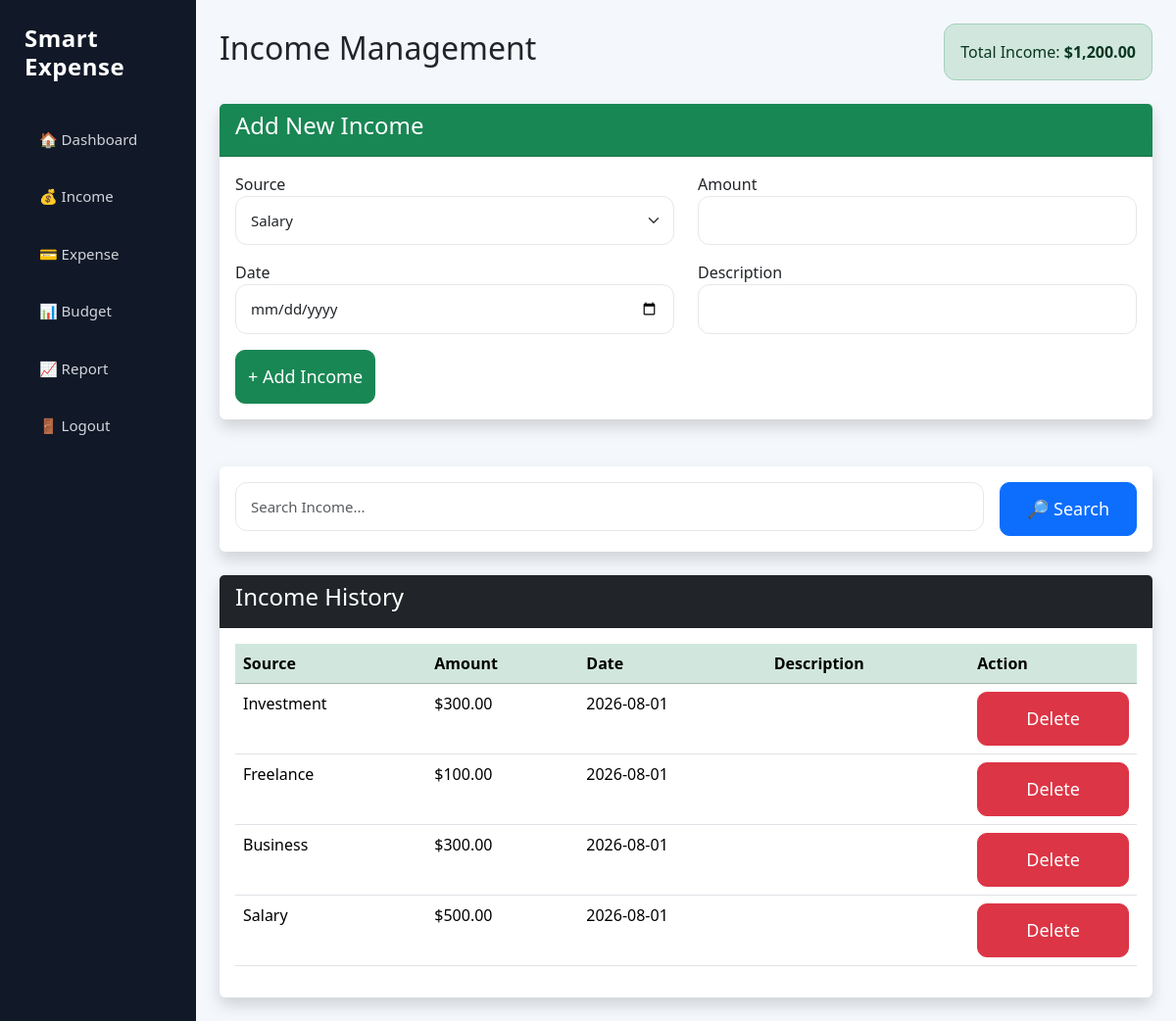
Screenshot of /income.php (signed in) with the database file from the repository.
### tables this page shows
CREATE TABLE `income` (
  `income_id` int(11) NOT NULL,
  `user_id` int(11) DEFAULT NULL,
  `source` varchar(100) DEFAULT NULL,
  `amount` decimal(10,2) DEFAULT NULL,
  `date` date DEFAULT NULL,
  `description` text DEFAULT NULL,
  `created_at` timestamp NOT NULL DEFAULT current_timestamp()
);

### income.php (the view, shortened to what this page needs)
<?php
include "config/database.php";
$search = "";
$user_id = $_SESSION['user_id'];
$total_query = "
SELECT SUM(amount) AS total_income
FROM income
WHERE user_id='$user_id'
";
$total_result = mysqli_query($conn,$total_query);
$total_data = mysqli_fetch_assoc($total_result);
$total_income = $total_data['total_income'] ?? 0;
$income_query = "
SELECT * FROM income
WHERE user_id='$user_id'
AND (
source LIKE '%$search%'
OR amount LIKE '%$search%'
OR date LIKE '%$search%'
OR description LIKE '%$search%'
)
ORDER BY income_id DESC
";
$income_result = mysqli_query($conn,$income_query);
?>
<!DOCTYPE html>
<html>
<head>
<link href="https://cdn.jsdelivr.net/npm/bootstrap@5.3.3/dist/css/bootstrap.min.css" rel="stylesheet">
<link rel="stylesheet" href="css/style.css">
</head>
<body>
<div class="container-fluid">
<div class="row">
<div class="col-md-3 col-lg-2 sidebar" id="sidebar">
<h4>
Smart Expense
</h4>
<a href="dashboard.php">
🏠 Dashboard
</a>
<a href="income.php">
💰 Income
</a>
<a href="expense.php">
💳 Expense
</a>
<a href="budget.php">
📊 Budget
</a>
<a href="reports.php">
📈 Report
</a>
<a href="logout.php">
🚪 Logout
</a>
</div>
<div class="col-md-9 col-lg-10 p-4">
<div class="d-flex justify-content-between align-items-center mb-4">
<h2>
Income Management
</h2>
<div class="alert alert-success mb-0">
Total Income:
<b>
$<?php echo number_format($total_income,2); ?>
</b>
</div>
</div>
<div class="card shadow border-0 mb-5">
<div class="card-header bg-success text-white">
<h4>
Add New Income
</h4>
</div>
<div class="card-body">
<form method="POST">
<div class="row">
<div class="col-md-6 mb-3">
<label>
Source
</label>
<select name="source" class="form-select">
<option>Salary</option>
</select>
</div>
<div class="col-md-6 mb-3">
<label>
Amount
</label>
<input type="number"
name="amount"
class="form-control"
required>
</div>
</div>
<div class="row">
<div class="col-md-6 mb-3">
<label>
Date
</label>
<input type="date"
name="date"
class="form-control"
required>
</div>
<div class="col-md-6 mb-3">
<label>
Description
</label>
<input type="text"
name="description"
class="form-control">
</div>
</div>
<button
name="add_income"
class="btn btn-success">
+ Add Income
</button>
</form>
</div>
</div>
<div class="card shadow border-0 mb-4">
<div class="card-body">
<form method="GET" class="row g-3">
<div class="col-md-10">
<input
type="text"
name="search"
class="form-control"
placeholder="Search Income..."
value="<?php echo $search; ?>">
</div>
<div class="col-md-2">
<button class="btn btn-primary w-100">
🔎 Search
</button>
</div>
</form>
</div>
</div>
<div class="card shadow border-0">
<div class="card-header bg-dark text-white">
<h4>
Income History
</h4>
</div>
<div class="card-body">
<div class="table-responsive">
<table class="table table-hover">
<thead class="table-success">
<tr>
<th>
Source
</th>
<th>
Amount
</th>
<th>
Date
</th>
<th>
Description
</th>
<th>
Action
</th>
</tr>
</thead>
<tbody>
<?php while($row=mysqli_fetch_assoc($income_result)){ ?>
<tr>
<td>
<?php echo $row['source']; ?>
</td>
<td>
$<?php echo number_format($row['amount'],2); ?>
</td>
<td>
<?php echo $row['date']; ?>
</td>
<td>
</td>
<td>
<a href="income.php?delete=<?php echo $row['income_id']; ?>"
class="btn btn-danger btn-sm"
onclick="return confirm('Delete this income?')">
Delete
</a>
</td>
</tr>
<?php } ?>
</tbody>
</table>
</div>
</div>
</div>
</div>
</div>
</div>
</body>
</html>

### css/style.css (style rules this page uses)
body { background:#f4f7fb; font-family:'Segoe UI', Tahoma, Geneva, Verdana, sans-serif; }
.sidebar { min-height:100vh; background:#111827; padding:25px; }
.sidebar h4 { color:white; font-weight:700; letter-spacing:.5px; margin-bottom:35px; }
.sidebar a { display:block; color:#d1d5db; text-decoration:none; padding:13px 15px; margin-bottom:10px; border-radius:10px; font-size:15px; transition:.3s; }
.form-control, .form-select { border:1px solid #e5e7eb; padding:13px 15px; border-radius:12px; font-size:15px; }
.alert { border-radius:12px; }
.btn { height:55px; display:flex; align-items:center; justify-content:center; font-size:18px; border-radius:10px; }

### rows the page displays
income: source "Investment", amount "300.00", date "2026-08-01"
income: source "Freelance", amount "100.00", date "2026-08-01"
income: source "Business", amount "300.00", date "2026-08-01"
income: source "Salary", amount "500.00", date "2026-08-01"

### other values shown
$total_income "1,200.00"
